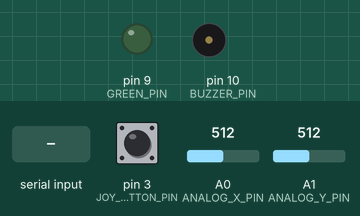
Recording of a sketch running on a simulated Arduino Uno, built with avr-gcc and run on an emulated ATmega328P. On the bench: output pins drawn as LEDs (lit = HIGH), buzzer (waves = sounding). The test bench sets the inputs (shaded band); at power-on: A0 (ANALOG_X_PIN) = 512, pin 3 (JOY_BUTTON_PIN) HIGH, A1 (ANALOG_Y_PIN) = 512. What the sketch prints to the serial monitor is not drawn.

Above: at 1.2 s.
1.3 s: "F" received over Serial
At 1.41 s:
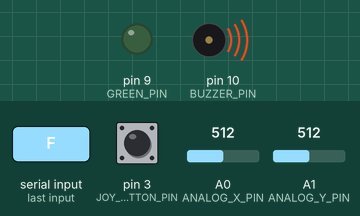
3.0 s: A0 (ANALOG_X_PIN) set to 306
6.0 s: A0 (ANALOG_X_PIN) set to 716
Timing chart, 0 to 9.0 s (numbered marks = the images above; inputs shaded):
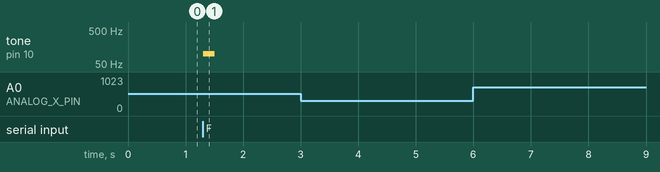

Measured:
- after the input at 1.3 s, tone on pin 10 (BUZZER_PIN): silent → 100 Hz at once, → silent 0.20 s later
- after the input at 3.0 s, every drawn part: stays the same
- after the input at 6.0 s, every drawn part: stays the same

The sketch:

final_breakout.ino
```cpp
#define ANALOG_X_PIN A0 // joystick x axis connected to analog pin A0
#define ANALOG_Y_PIN A1  // ioystick y axis connected to analog pin A1
#define JOY_BUTTON_PIN 3  // yoystick button on digital pin 3
#define BUZZER_PIN 10

#define GREEN_PIN 9 // green LED connected to digital pin 9
#define RED_PIN 10 // red LED connected to digital pin 10

const int MAX_ANALOG_VAL = 1023;  // max analog read value
const int JOYSTICK_CENTER_VALUE = int(MAX_ANALOG_VAL / 2); // joystick center
const int JOYSTICK_MOVEMENT_THRESHOLD = 12; // deadzone so it doesn't jitter

int joyX; // joystick raw x-axis value
int joyY; // joystick raw y-axis value


void setup() {
  Serial.begin(9600); // serial communication to p5.js
  pinMode(GREEN_PIN, OUTPUT); // green led pin as output
  pinMode(RED_PIN, OUTPUT); // red led pin as output
  pinMode(JOY_BUTTON_PIN, INPUT_PULLUP); // button is HIGH normally, LOW when pressed
  pinMode(BUZZER_PIN, OUTPUT);
}

void loop() {

  // read joystick x and y axes (0-1023)
  joyX = analogRead(ANALOG_X_PIN);
  joyY = analogRead(ANALOG_Y_PIN);

  // compute how far from center they are
  int xDistFromCenter = joyX - JOYSTICK_CENTER_VALUE;
  int yDistFromCenter = joyY - JOYSTICK_CENTER_VALUE;

  //  ignore small noise near center
  if (abs(xDistFromCenter) < JOYSTICK_MOVEMENT_THRESHOLD) {
    xDistFromCenter = 0;
  }

  if (abs(yDistFromCenter) < JOYSTICK_MOVEMENT_THRESHOLD) {
    yDistFromCenter = 0;
  }

  // read joystick button state (1 = not pressed, 0 = pressed)
  int buttonVal = digitalRead(JOY_BUTTON_PIN);

  // send data to p5.js in format (xDistFromCenter, yDistFromCenter, buttonVal)
  Serial.print(xDistFromCenter);
  Serial.print(",");
  Serial.print(yDistFromCenter);
  Serial.print(",");
  Serial.println(buttonVal);


  // receive data from p5.js, if p5.js sent something:
  if (Serial.available() > 0) {
    char cmd = Serial.read();  // read one character

    if (cmd == 'F') {   // F -> fail/miss
      tone(BUZZER_PIN, 100, 200);
      delay(1000);
    }
  }
  delay(20); // delay to wait for serial communication
}
```
